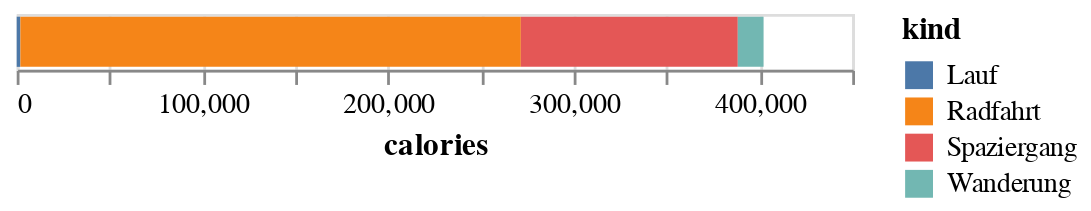

Notebook source saved alongside this figure:
### Code cell
(alt.Chart(sums_per_kind).mark_bar().encode(alt.X("calories"), alt.Color("kind")))

### Figure 1 — Vega-Lite specification as saved in the notebook (floating-point values rounded to 4 significant figures)
{"config": {"view": {"continuousWidth": 300, "continuousHeight": 300}}, "data": {"name": "data-8528e85de7400484469db26de46e865f"}, "mark": {"type": "bar"}, "encoding": {"color": {"field": "kind", "type": "nominal"}, "x": {"field": "calories", "type": "quantitative"}}, "$schema": "https://vega.github.io/schema/vega-lite/v5.20.1.json", "datasets": {"data-8528e85de7400484469db26de46e865f": [{"kind": "Lauf", "calories": 1971.0, "commute": 0, "consider_for_achievements": 58, "steps": 26570.0, "id": 8620553670810399461, "distance_km": 337.6, "start_latitude": 2930.0, "end_latitude": 2930.0, "start_longitude": 523.1, "end_longitude": 523.1, "year": 117215, "month": 330, "isoyear": 117215, "isoweek": 1326, "elapsed_time_h": 47.69}, {"kind": "Radfahrt", "calories": 269500.0, "commute": 0, "consider_for_achievements": 1429, "steps": 0.0, "id": 4861832198917316084, "distance_km": 18490.0, "start_latitude": 72580.0, "end_latitude": 72580.0, "start_longitude": 10090.0, "end_longitude": 10090.0, "year": 2889081, "month": 9950, "isoyear": 2889080, "isoweek": 40564, "elapsed_time_h": 1398.0}, {"kind": "Spaziergang", "calories": 116900.0, "commute": 0, "consider_for_achievements": 1311, "steps": 1841000.0, "id": 3753791035320295463, "distance_km": 2587.0, "start_latitude": 66040.0, "end_latitude": 66040.0, "start_longitude": 10030.0, "end_longitude": 10030.0, "year": 2651714, "month": 8175, "isoyear": 2651713, "isoweek": 33137, "elapsed_time_h": 701.1}, {"kind": "Wanderung", "calories": 13880.0, "commute": 0, "consider_for_achievements": 36, "steps": 234700.0, "id": -5465079547078385012, "distance_km": 323.8, "start_latitude": 1785.0, "end_latitude": 1785.0, "start_longitude": 205.0, "end_longitude": 205.0, "year": 72808, "month": 194, "isoyear": 72808, "isoweek": 776, "elapsed_time_h": 93.2}]}}
